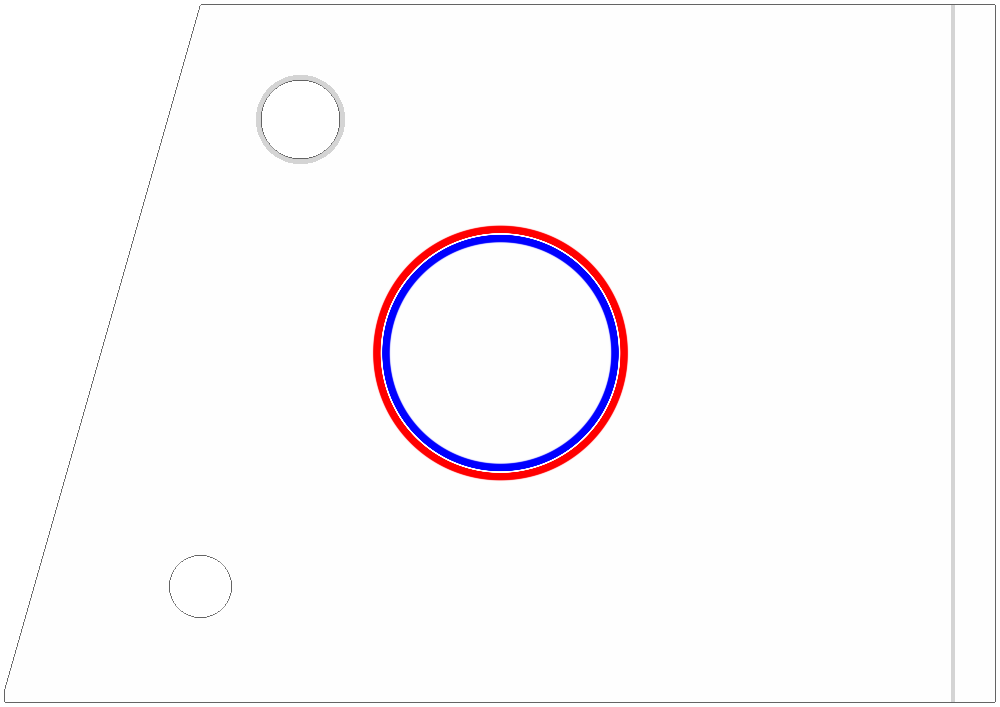
Frame 1 (no input)
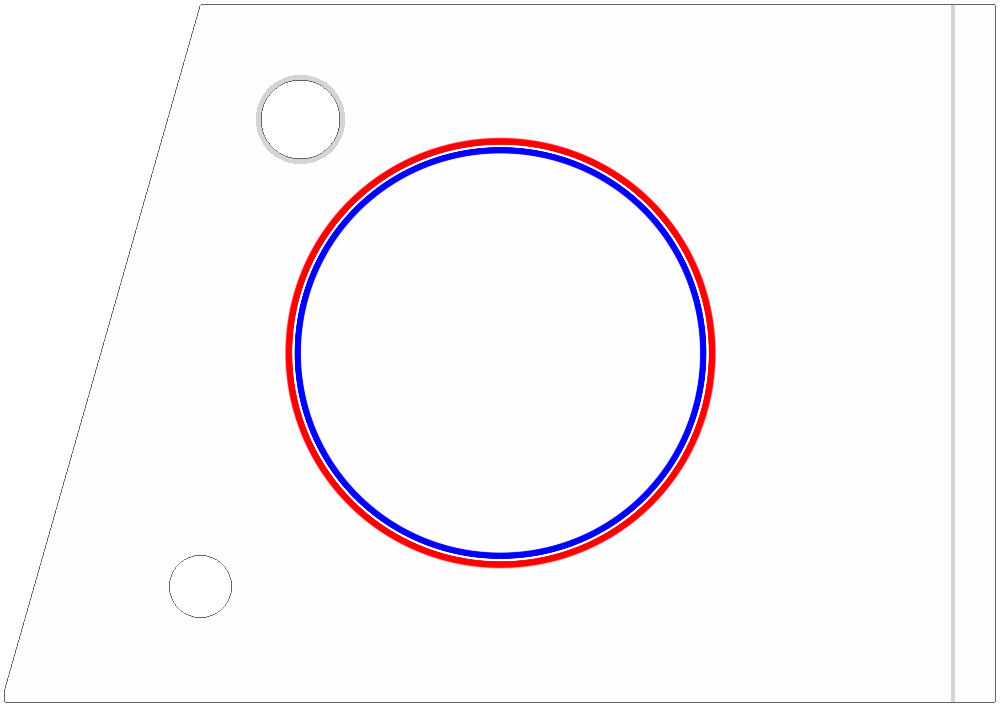
Frame 60 (the mouse pressed at the canvas centre just before this capture)
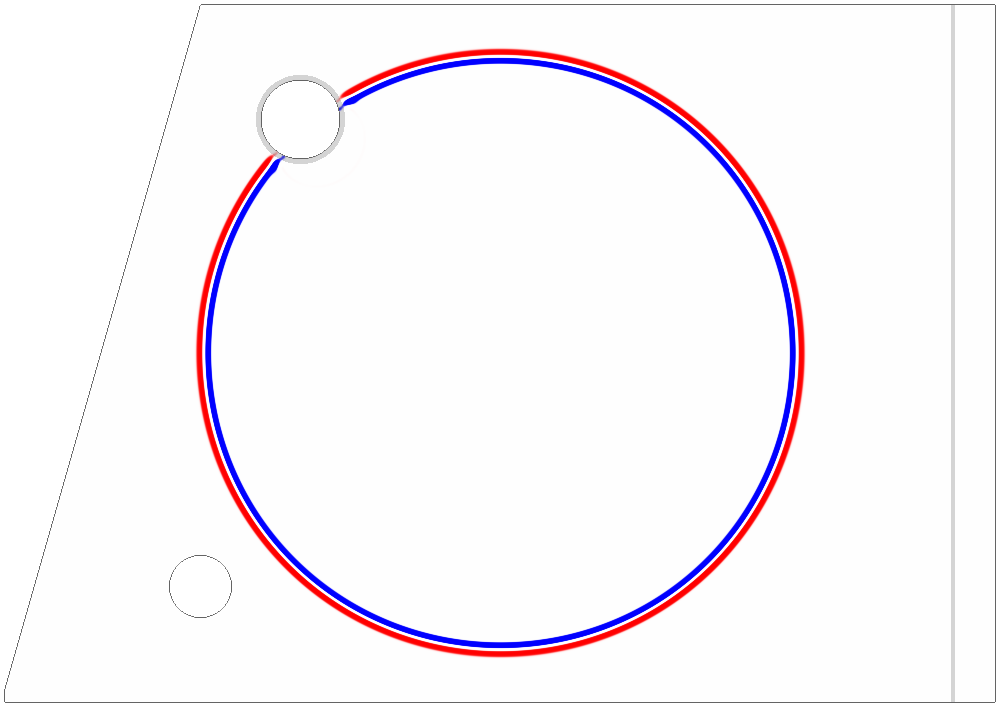
Frame 120 (the mouse held since frame 60 and released just before this capture)

The Processing sketch that drew these frames (run headless with seeded random() and noise(); from frame 60 on, the mouse is pressed at the canvas centre):

// Processing sketch: Reflect
// ── Reflect.pde
int lasti,lastj,suction,NodeType[][],NodeArms[][];
float deltat,deltaxory,deltaxorySquared,cSquared,pressure[][],pressureDot[][],delSquaredPressure[][];
void setup() 
{
  size(1000,707);
  deltaxory = 10.0;
  deltaxorySquared = deltaxory * deltaxory;
  float c = 1.0;
  cSquared = c * c;
  deltat = 0.5 * deltaxory / c;

  lasti = width - 1;
  lastj = height - 1;
  pressure = new float[width][height];
  pressureDot = new float[width][height];
  delSquaredPressure = new float[width][height];

  NodeType = new int[width][height];
  NodeArms = new int[width][height];

  float r0 = 120.0 * deltaxory;
  float q = 5.0 * deltaxory;
  float A = 8.0;
  suction = 1;
  for (int i = 0; i <= lasti ; i++)
  {
    for (int j = 0; j <= lastj ; j++)
    {
      NodeType[i][j] = 0;
      NodeArms[i][j] = 0;
      float radius = deltaxory * sqrt((float)((2 * i - width) * (2 * i - width) + (2 * j - height) * (2 * j - height))) / 2.0;

      float dr = radius - r0;
      float argument = dr / q;
      float pulse = A * exp( - argument * argument);
      pressure[i][j] = pulse;
      pressureDot[i][j] = 2.0 * argument * pulse / q;
      if(suction == 1)
      {
        float ratio = 1.0;
        argument = ratio * ((dr / q) + 1.0);
        float suck = - ratio * A * exp( - argument * argument);
        pressure[i][j] += suck;
        pressureDot[i][j] += 2.0 * argument * ratio * suck / q;
      }
    }
  }

  for (int i = 5; i <= lasti - 5; i++)
  {
    for (int j = 5; j <= lastj - 5; j++)
    {
      NodeType[i][j] = 1;
      if(width - i < 50 && width - i > 45)NodeType[i][j] = 2;
      if(3.5 * (float) i < (float) j)NodeType[i][j] = 0;
      int di = 200 - i;
      int dj = 120 - j;
      if(di * di + dj * dj < 1000)NodeType[i][j] = 0;
      di = 300 - i;
      dj = height - 120 - j;
      if(di * di + dj * dj < 2000)NodeType[i][j] = 2;
      if(di * di + dj * dj < 1600)NodeType[i][j] = 0;
    }
  }

  for (int i = 0; i <= lasti ; i++)
  {
    for (int j = 0; j <= lastj ; j++)
    {
      if(NodeType[i][j] != 0)
      {
        if(i > 0    )NodeArms[i - 1][j] ++;
        if(i < lasti)NodeArms[i + 1][j] ++;
        if(j > 0    )NodeArms[i][j - 1] ++;
        if(j < lastj)NodeArms[i][j + 1] ++;
      }
    }
  }
}

void draw() 
{   
  for(int innerCycle = 0;innerCycle <= 2;innerCycle ++)
  {
    for (int i = 1; i <= lasti - 1; i++)
    {
      for (int j = 1; j <= lastj - 1; j++)
      {
        if(NodeType[i][j] != 0)delSquaredPressure[i][j] =
          (pressure[i - 1][j] + pressure[i + 1][j] + pressure[i][j - 1] + pressure[i][j + 1] - 4.0 * pressure[i][j]) / deltaxorySquared;
      }
    }

    for (int i = 1; i <= lasti - 1; i++)
    {
      for (int j = 1; j <= lastj - 1; j++)
      {
        if(NodeType[i][j] != 0)
        {
          pressureDot[i][j] += cSquared * delSquaredPressure[i][j] * deltat;
          if(NodeType[i][j] == 2)pressureDot[i][j] *= 0.9; 
          pressure[i][j] += pressureDot[i][j] * deltat;
        }
      }
    }

    for (int i = 0; i <= lasti ; i++)
    {
      for (int j = 0; j <= lastj ; j++)
      {
        if(NodeType[i][j] == 0 && NodeArms[i][j] != 0)
        {
          pressure[i][j] = 0.0;
          if(i > 0    ) {
            if(NodeType[i - 1][j] != 0) pressure[i][j] += pressure[i - 1][j];
          }
          if(i < lasti) {
            if(NodeType[i + 1][j] != 0) pressure[i][j] += pressure[i + 1][j];
          }
          if(j > 0    ) {
            if(NodeType[i][j - 1] != 0) pressure[i][j] += pressure[i][j - 1];
          }
          if(j < lastj) {
            if(NodeType[i][j + 1] != 0) pressure[i][j] += pressure[i][j + 1];
          }
          pressure[i][j] /= (float)NodeArms[i][j];
        }
      }
    }
  }

  loadPixels();
  for (int i = 0; i <= lasti ; i++)
  {
    for (int j = 0; j <= lastj ; j++)
    {
      int thisPixel = (lastj - j) * width + i;
      if(NodeType[i][j] != 0)
      {
        float ColourControl = exp(5.0 * pressure[i][j]);
        float ColourShift = exp( - 10.0);
        float basicColour = 255.0;
        if(NodeType[i][j] == 2)basicColour /= 1.2;
        int myBlue = (int)(basicColour / (1.0 + ColourShift * ColourControl));
        if(suction == 1)
        {
          int myRed   = (int)(basicColour / (1.0 + ColourShift / ColourControl));
          int myGreen = (int)(basicColour / (1.0 + ColourShift / ColourControl + ColourShift * ColourControl));
          pixels[thisPixel] = color(myRed,myGreen,myBlue);
        }
        else pixels[thisPixel] = color(myBlue,myBlue,myBlue);
      }
      else
      {
        if(NodeArms[i][j] == 0)pixels[thisPixel] = color(255,255,255);
        if(NodeArms[i][j] == 1 || NodeArms[i][j] == 3)pixels[thisPixel] = color(100,100,100);
        if(NodeArms[i][j] == 2)pixels[thisPixel] = color(150,150,150);
      }
    }
  }
  updatePixels();
}
